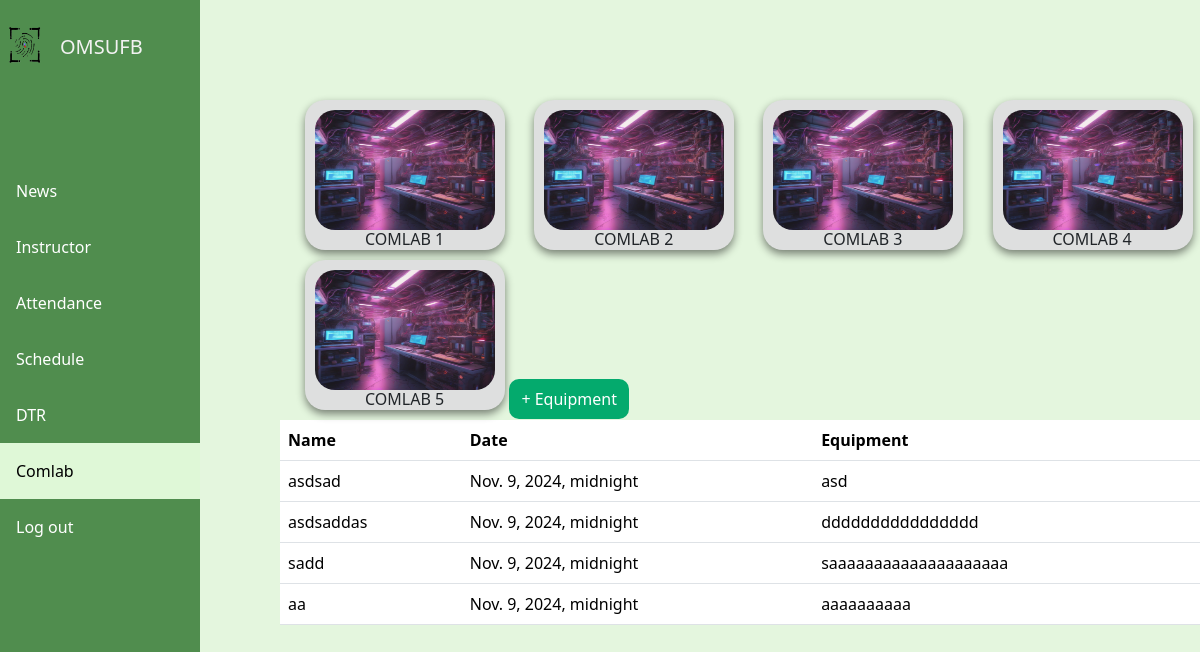
Page /Comlab/ on the committed database.
### webapp/models.py (models this page shows, shortened)
class Comlab(models.Model):
    cards = models.ImageField(upload_to='profile_pics', null=True, blank=True)
    comlab = models.CharField(max_length=50, null=True, blank=True)

class Equipment(models.Model):
    name = models.CharField(max_length=100)
    equipment = models.CharField(max_length=100)
    date = models.DateTimeField()  # Use DateTimeField to store both date and time

### webapp/views.py (the view)
# urls.py: path('Comlab/', views.comlabA, name='Acomlab'),
def comlabA(request):
    eq = Equipment.objects.all()
    cl = Comlab.objects.all()
    if request.method == "POST":
        form = EquipmentForm(request.POST)
        if form.is_valid():
            form.save()
            return redirect('Acomlab')
    else:
        form = EquipmentForm()
    return render(request, 'pages/comlab-admin.html', { 'eq': eq,'form': form,'cl': cl,})

### webapp/templates/pages/comlab-admin.html (shortened to what this page needs)
{% extends 'pages/index.html' %}
{% load static %}
{% block content %}
{% include 'pages/logout.html' %}
<link rel="stylesheet" href="{% static 'css/global.css' %}">
<link rel="stylesheet" href="{% static 'css/comlab.css' %}">
<div class="sidebar">
    <div class="logo">
        <img src="{% static 'image/logoams.png' %}" height="50px" width="50px" alt="CVSU logo">
        <h5>OMSUFB</h5>
    </div>
    <br><br><br><br>
    <a href="{% url 'Apost' %}" {% if request.path == '/Apost/' %}class="active"{% endif %}>News</a>
    <a href="{% url 'main' %}" {% if request.path == '/main/' %}class="active"{% endif %}>Instructor</a>
    <a href="{% url 'attendance' %}" {% if request.path == '/attendance/' %}class="active"{% endif %}>Attendance</a>
    <a href="{% url 'schedule' %}" {% if request.path == '/schedule/' %}class="active"{% endif %}>Schedule</a>
    <a href="{% url 'dtrm' %}" {% if request.path == '/dtrm/' %}class="active"{% endif %}>DTR</a>
    <a href="{% url 'Acomlab' %}" {% if request.resolver_match.url_name == 'Acomlab' %}class="active"{% endif %}>Comlab</a>
    <a href="#" id="logoutButton">Log out</a>
</div>
<body>
    <div class="card-container">
        {% for cl in cl %}
        <div class="cards">
            <a href="#" data-bs-toggle="modal" data-bs-target="#modal{{ cl.id }}">
                <img src="{% if cl.cards %}{{ cl.cards.url }}{% else %}{% static 'image/comlab.jpg' %}{% endif %}" alt="Card Image">
            </a>
            <h6>{{ cl.comlab }}</h6>
        </div>
        {% endfor %}
<button type="button" data-bs-toggle="modal" data-bs-target="#addModal"> + Equipment</button>
<table class="table">
    <thead>
        <tr>
            <th>Name</th>
            <th>Date</th>
            <th>Equipment</th>
        </tr>
    </thead>
    <tbody>
        {% for eq_item in eq %}
        <tr>
            <td>{{ eq_item.name }}</td>
            <td>{{ eq_item.date }}</td>
            <td>{{ eq_item.equipment }}</td>
        </tr>
        {% endfor %}
    </tbody>
</table>
        </div>
</body>
{% endblock %}

### webapp/static/css/comlab.css (style rules this page uses)
body { background-color: #e4f6de; }
.sidebar { width: 200px; height: 100vh; position: fixed; background:#508D4E; transition: all 0.3s ease; z-index: 1000; padding-top: 20px; margin-top: -100px; }
.sidebar a { display: block; color: white; padding: 16px; text-decoration: none; }
.sidebar a.active { background-color: #dff8d7; color: #000000; }
.logo h5 { margin-left: 60px; color: #f2f2f2; margin-top: -35px; }
td { background-color: #dff8d7; }
.card-container { margin-left: 280px; margin-top: 100px; }
.cards { padding: 10px; background-color: rgb(222, 223, 223); margin-bottom: 10px; width: 200px; height: 150px; display: inline-block; margin-left: 25px; border-radius: 20px; box-shadow: 0 4px 8px rgba(0, 0, 0, 0.481); transition: transform 0.3s ease-in-out, box-shadow 0.3s ease-in-out; }
.cards img { height: 120px; width: 180px; border-radius: 20px; }
.cards h6 { margin-left: 50px; }
button { border-radius: 10px; padding: 8px; width: 120px; border: none; background-color: #04AA6D; color: #fff; }

### rows in the picture
Comlab: cards (picture), comlab "COMLAB 1"
Comlab: cards (picture), comlab "COMLAB 2"
Comlab: cards (picture), comlab "COMLAB 3"
Comlab: cards (picture), comlab "COMLAB 4"
Comlab: cards (picture), comlab "COMLAB 5"
Equipment: name "asdsad", date "Nov. 9, 2024, midnight", equipment "asd"
Equipment: name "asdsaddas", date "Nov. 9, 2024, midnight", equipment "dddddddddddddddd"
Equipment: name "sadd", date "Nov. 9, 2024, midnight", equipment "saaaaaaaaaaaaaaaaaaaa"
Equipment: name "aa", date "Nov. 9, 2024, midnight", equipment "aaaaaaaaaa"
